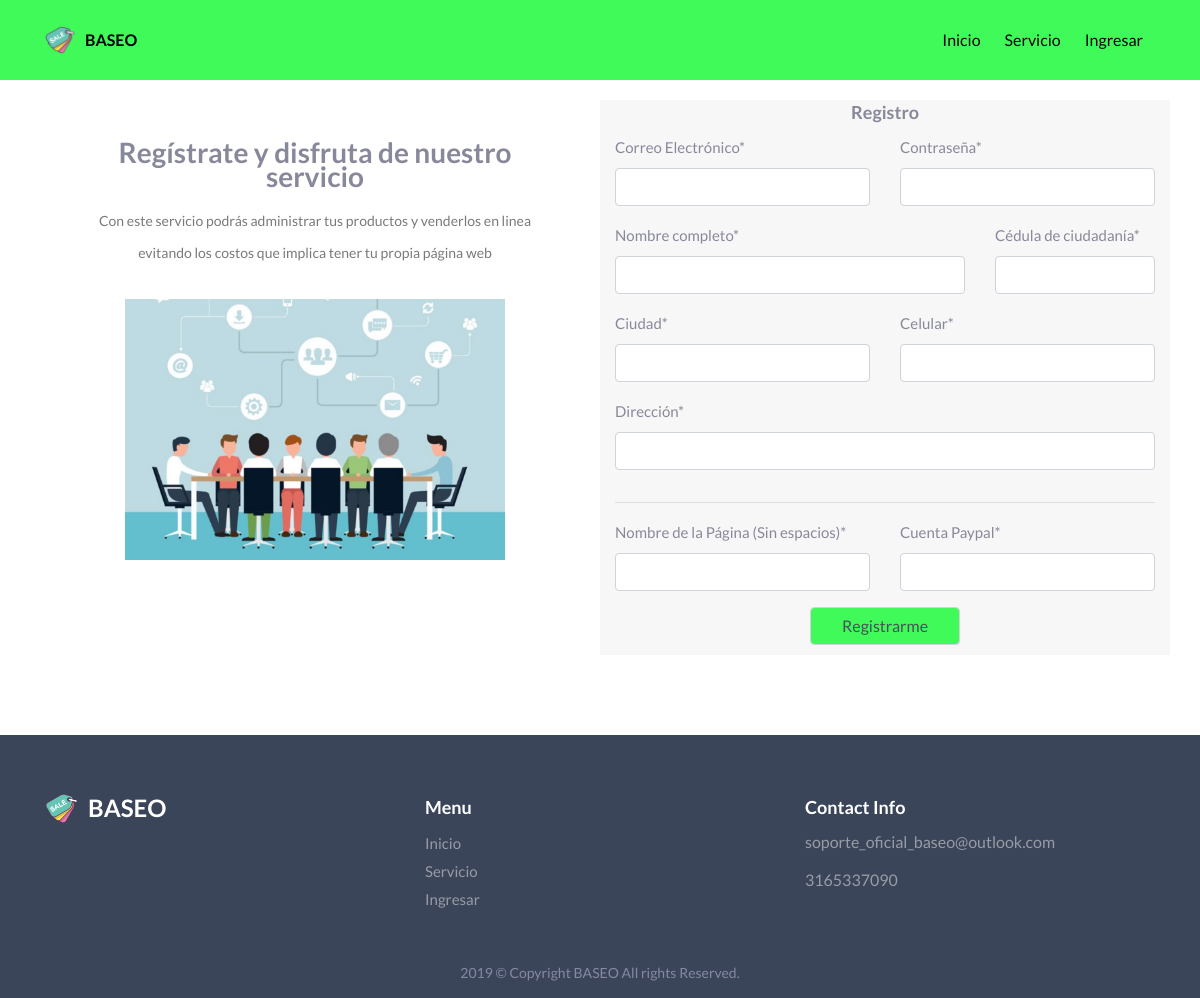
The app's page /index.php/service with its own data.
### tables this page shows
CREATE TABLE `baseo_oficial` (
  `id` int(11) NOT NULL AUTO_INCREMENT,
  `correo_contact` varchar(100) DEFAULT NULL,
  `cel_contact` double DEFAULT NULL,
  `logo` varchar(255) DEFAULT NULL,
  `nombre` varchar(60) DEFAULT NULL,
  `abreviacion` varchar(15) DEFAULT NULL,
  `nav_bg` varchar(10) DEFAULT NULL,
  `op1` varchar(30) DEFAULT NULL,
  `op2` varchar(30) DEFAULT NULL,
  `op3` varchar(30) DEFAULT NULL,
  `op4` varchar(30) DEFAULT NULL,
  `color` varchar(10) DEFAULT NULL,
  `fuente` varchar(100) DEFAULT NULL,
  `size` int(11) DEFAULT NULL,
  `search` varchar(50) DEFAULT NULL,
  `ban_1_title` varchar(255) DEFAULT NULL,
  `ban_1_text` text,
  `ban_1_url_vid` varchar(255) DEFAULT NULL,
  `ban_1_url_img` varchar(255) DEFAULT NULL,
  `ban_2_title` varchar(255) DEFAULT NULL,
  `ban_2_text` text,
  `ban_2_url_img` varchar(255) DEFAULT NULL,
  `sec_text` varchar(255) DEFAULT NULL,
  `pr900` double DEFAULT NULL,
  PRIMARY KEY (`id`)
);

CREATE TABLE `baseo_service` (
  `id` int(11) NOT NULL AUTO_INCREMENT,
  `nombre` varchar(100) DEFAULT NULL,
  `descripcion` text,
  `valor` float(11,2) DEFAULT NULL,
  `dias` int(11) DEFAULT NULL,
  `img` varchar(150) DEFAULT NULL,
  `button` varchar(30) DEFAULT NULL,
  `valor_text` varchar(150) DEFAULT NULL,
  PRIMARY KEY (`id`)
);

### application/controllers/Service.php (called while the page is built, shortened)
<?php
class Service extends CI_Controller {
  function __construct(){
    $this->load->model('model_header');
    $this->load->model('model_service');
    $this->load->model('model_login');
    $this->load->model('model_informacion');
  }
  public function index()
  {
    $header['head']=$this->model_header->consultOficial(1);
    $result['service']=$this->model_service->consultService(1);
    $this->load->view('header',$header);
    $this->load->view('view_service',$result);
    $this->load->view('footer');
  }
}

### index.php (called while the page is built, shortened)
<?php
require_once BASEPATH.'core/CodeIgniter.php';

### application/models/Model_header.php (called while the page is built, shortened)
<?php
class Model_header extends CI_Model {
  public function consultOficial($id){
    $sql="SELECT * FROM baseo_oficial WHERE id='$id'";
    $query=$this->db->query($sql);
    return $query->row();
  }
}

### application/models/Model_service.php (called while the page is built, shortened)
<?php
class Model_service extends CI_Model {
  public function consultService($id){
    $sql="SELECT * FROM baseo_service WHERE id='$id'";
    $query=$this->db->query($sql);
    return $query->row();
  }
}

### application/views/view_service.php (the view, shortened to what this page needs)
<!DOCTYPE html>
<html lang="en">
<head>
</head>
<body data-spy="scroll" data-target=".navbar-default" data-offset="100">
  <section id="home" class="hero">
    <div class="slide-home">
      <div class="slide-item">
        <div class="container">
          <div class="row hero-padd" style="padding-top: 100px">
            <div class="col-md-6 col-12 col-sm-12" style="padding-left: 50px;padding-right: 50px">
              <div class="hero-text">
                <center><h3 style="font-size:28px; padding-bottom: 7px"><?= $service->nombre; ?></h3>
                  <p><?= $service->descripcion; ?></p>
                  <img src="<?= base_url().$service->img; ?>" alt="" class="img-width"></center>
                </div>
              </div>
              <div class="col-md-6 col-12 col-sm-12" style="background-color: #F7F7F7" >
                <form class="" action="<?= base_url(); ?>index.php/service/register" method="post" enctype="multipart/form-data">
                  <center><h5>Registro</h5></center>
                  <div class="row">
                    <div class="col-sm-6">
                      <div class="form-group">
                        <label>Correo Electrónico*</label>
                        <input type="email" name="email" class="form-control" required>
                      </div>
                    </div>
                    <div class="col-sm-6">
                      <div class="form-group">
                        <label>Contraseña*</label>
                        <input type="password" name="pass" class="form-control" required>
                      </div>
                    </div>
                  </div>
                  <div class="row">
                    <div class="col-sm-8">
                      <div class="form-group">
                        <label>Nombre completo*</label>
                        <input type="text"  name="nombres" class="form-control" required>
                      </div>
                    </div>
                    <div class="col-sm-4">
                      <div class="form-group">
                        <label>Cédula de ciudadanía*</label>
                        <input type="number" name="cc" class="form-control" required>
                      </div>
                    </div>
                  </div>
                  <div class="row">
                    <div class="col-sm-6">
                      <div class="form-group">
                        <label>Ciudad*</label>
                        <input type="text" name="ciudad" class="form-control" required>
                      </div>
                    </div>
                    <div class="col-sm-6">
                      <div class="form-group">
                        <label>Celular*</label>
                        <input type="number" name="celular" class="form-control" required>
                      </div>
                    </div>
                  </div>
                  <div class="row">
                    <div class="col-sm-12">
                      <div class="form-group">
                        <label>Dirección*</label>
                        <input type="text" name="direccion" class="form-control" required>
                      </div>
                    </div>
                  </div>
                  <hr>
                  <div class="row">
                    <div class="col-sm-6">
                      <div class="form-group">
                        <label>Nombre de la Página (Sin espacios)*</label>
                        <input type="text" name="page" class="form-control" required>
                      </div>
                    </div>
                    <div class="col-sm-6">
                      <div class="form-group">
                        <label>Cuenta Paypal*</label>
                        <input type="email" name="paypal" class="form-control" required>
                      </div>
                    </div>
                  </div>
                  <div class="row" style="padding-bottom: 10px">
                    <div class="col-sm-12">
                      <center><input type="submit" value="Registrarme" style="width:150px;background-color:<?php echo $head->nav_bg; ?>" class="form-control"></center>
                    </div>
                  </div>
                </form>
              </div>
            </div>
          </div>
        </div>
      </div>
    </section>
  </body>
  </html>

### application/views/header.php (shortened to what this page needs)
<!DOCTYPE html>
<html lang="en" dir="ltr">
<head>
  <link rel="stylesheet" href="https://stackpath.bootstrapcdn.com/bootstrap/4.3.1/css/bootstrap.min.css">
  <link rel="stylesheet" href="<?= base_url(); ?>assets/css/bootstrap.min.css">
  <link rel="stylesheet" href="<?= base_url(); ?>assets/css/elegant-icons.css">
  <link rel="stylesheet" href="<?= base_url(); ?>assets/css/animate.css">
  <link rel="stylesheet" href="<?= base_url(); ?>assets/css/slick.css">
  <link rel="stylesheet" href="<?= base_url(); ?>assets/css/magnific-popup.css">
  <link rel="stylesheet" href="<?= base_url(); ?>assets/css/style.css">
  <link rel="stylesheet" href="<?= base_url(); ?>assets/css/responsive.css">
</head>
<body>
  <header class="navbar-header">
    <nav class="navbar navbar-expand-lg fixed-top" style="background-color:<?= $head->nav_bg; ?>">
      <div class="container" style="background-color:<?= $head->nav_bg; ?>">
        <a class="navbar-brand" href="<?= base_url(); ?>"> <img src="<?= base_url().$head->logo; ?>" alt="">
          <span style="font-size: <?= $head->size; ?>px;font-family: <?= $head->fuente; ?>;color:<?= $head->color; ?>"><?= $head->abreviacion; ?></span>
        </a>
        <div class="collapse navbar-collapse " id="navbarSupportedContent">
          <ul class="navbar-nav ml-auto" style="background-color:<?= $head->nav_bg; ?>">
            <li class="nav-item active">
              <a data-scroll="" class="nav-link section-scroll" href="<?= base_url(); ?>"><span style="font-size: <?= $head->size; ?>px;font-family: <?= $head->fuente; ?>;color:<?= $head->color; ?>"><?= $head->op1; ?></span></a>
            </li>
            <li class="nav-item">
              <a data-scroll="" class="nav-link section-scroll" href="<?= base_url(); ?>index.php/service"><span style="font-size: <?= $head->size; ?>px;font-family: <?= $head->fuente; ?>;color:<?= $head->color; ?>"><?= $head->op3; ?></span></a>
            </li>
            <li class="nav-item">
              <a data-scroll="" class="nav-link section-scroll" href="<?= base_url(); ?>index.php/login"><span style="font-size: <?= $head->size; ?>px;font-family: <?= $head->fuente; ?>;color:<?= $head->color; ?>"><?= $head->op4; ?></span></a>
            </li>
          </ul>
        </div>
      </div>
    </nav>
  </header>
</body>
</html>

### application/views/footer.php (shortened to what this page needs)
<!DOCTYPE html>
<html lang="en" dir="ltr">
  <head>
  </head>
  <body>
    <footer class="footer" >
      <div class="footer-warpper">
        <div class="footer-top">
          <div class="container">
            <div class="footer-bottom-content clearfix">
              <div class="row">
                <div class="col-lg-4 col-md-4">
                  <div class="logo-footer">
                    <a class="navbar-brand" href="<?= base_url(); ?>"> <img src="<?= base_url().$head->logo; ?>" alt=""><span><?= $head->abreviacion; ?></span></a>
                  </div>
                </div>
                <div class="col-lg-4 col-md-4">
                  <h5>Menu</h5>
                  <ul class="list-menu">
                    <li>
                      <a href="<?= base_url(); ?>"><?= $head->op1; ?> </a>
                    </li>
                    <li>
                      <a href="<?= base_url(); ?>index.php/service"><?= $head->op3; ?></a>
                    </li>
                    <li>
                      <a href="<?= base_url(); ?>index.php/login"><?= $head->op4; ?></a>
                    </li>
                  </ul>
                </div>
                <div class="col-lg-4 col-md-4">
                  <h5>Contact Info</h5>
                  <ul class="list-menu contact-list">
                    <li>
                      <?= $head->correo_contact; ?>
                    </li>
                    <li>
                      <?= $head->cel_contact; ?>
                     </li>
                  </ul>
                </div>
              </div>
            </div>
          </div>
        </div>
        <div class="footer-bottom">
          <div class="container">
            <div class="row">
              <div class="col-lg-12 col-md-12 col-sm-12 col-12">
                <div class="copyright text-center">
                  <p>2019 © Copyright <?= $head->abreviacion; ?> All rights Reserved.</p>
                </div>
              </div>
            </div>
          </div>
        </div>
      </div>
    </footer>
  </body>
</html>

### assets/css/style.css (style rules this page uses)
body { font-family: 'Lato', sans-serif; font-size: 15px; font-weight: 400; line-height: 26px; overflow-x: hidden; color: #88889b; }
h1, h2, h3, h4, h5, h6 { font-family: 'Lato', sans-serif; margin-bottom: 10px; line-height: 24px; font-weight: 700; }
h3 { font-size: 26px; }
h5 { font-size: 18px; }
a { text-decoration: none; transition: all 0.4s ease; }
ul, ol { margin: 0; padding: 0; }
ul { list-style: none; }
img { max-width: 100%; height: auto; }
p { font-weight: 400; }
.navbar-header { z-index: 999; }
.navbar-brand { padding: 0; }
.navbar-brand img { width: 30px; margin-right: 10px; float: left; }
.navbar-brand span { color:#3b455a; font-weight: 600; font-size: 20px; }
.navbar-header .navbar { padding: 0; }
.navbar-header .navbar-nav li a { color: #3b455a; font-size: 15px; padding: 15px 12px !important; font-weight: 500; line-height: 50px; }
.hero { padding-bottom: 80px; position: relative; }
.hero-padd { padding-top: 150px; }
.hero-text { margin-top: 40px; }
.hero-text p { color: #7a7a7a; margin-bottom: 30px; margin-top: 10px; font-size: 20px; line-height: 32px; font-weight: 400; }
img.img-width { width:455px; margin: 0 auto; }
.logo-footer .navbar-brand img { width:33px; position: relative; top: -3px; }
.logo-footer a span { color:#fff; font-size: 24px; }
.footer-top { padding: 60px 0 40px 0; background-color: #3b455a; }
.footer-bottom { background-color: #3b455a; padding-bottom: 5px; }
.copyright { text-align: left; }
.copyright p { margin: 0px auto; padding: 0px; color: #8688a4; line-height: 40px; font-size: 14px; }
.footer-top h5 { color: #fff; font-size: 18px; }
.footer-top .list-menu a { line-height: 28px; color: rgba(213, 213, 213, 0.6); }
.contact-list li { margin-bottom: 12px; color: rgba(213, 213, 213, 0.6); font-size: 16px; }

### assets/css/responsive.css (style rules this page uses)
@media only screen and (min-width: 1024px) and (max-width: 1200px) { .hero { height: auto; padding-bottom: 80px; } }
@media only screen and (min-width: 1024px) and (max-width: 1200px) { .hero-text p { font-size:14px; } }
@media only screen and (min-width: 1024px) and (max-width: 1200px) { img.img-width { width: 380px; } }

### records on screen
baseo_oficial: logo (picture), abreviacion "BASEO", op1 "Inicio", op3 "Servicio", op4 "Ingresar", correo_contact "soporte_oficial_baseo@outlook.com", cel_contact "3165337090"
baseo_service: nombre "Regístrate y disfruta de nuestro servicio", descripcion "Con este servicio podrás administrar tus productos y venderlos en linea evitando los costos que implica tener tu propia página web", img (picture)
